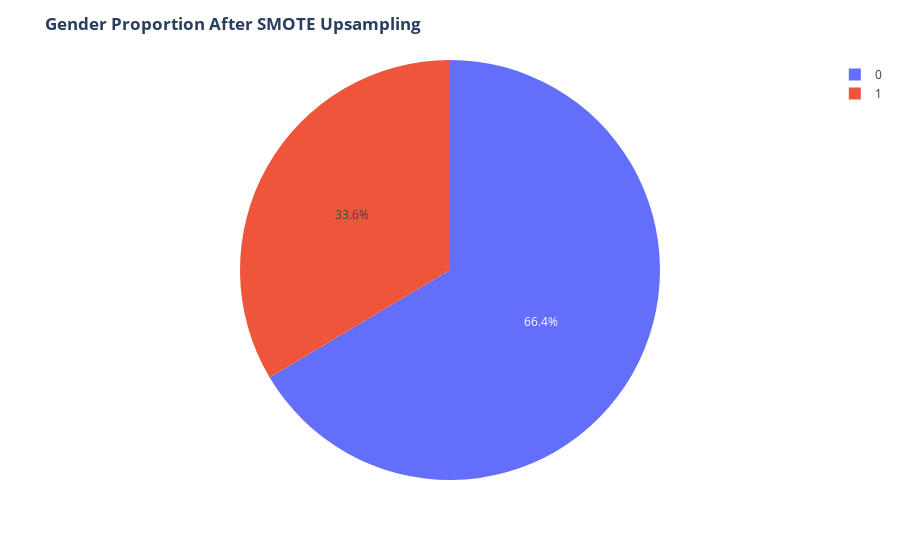

This figure's notebook cell:
### Code cell
fig = ex.pie(upsampled_df[upsampled_df['Stroke']==1],names='gender')
fig.update_layout(title='<b>Gender Proportion After SMOTE Upsampling<b>')
fig.show()

### Figure 1 — Plotly figure (JSON) as saved in the notebook; plotly's stock layout.template omitted (floating-point values rounded to 4 significant figures; data arrays with more than 128 entries replaced by an {"elided": "..."} marker saying what was removed)
{"data": [{"domain": {"x": [0, 1], "y": [0, 1]}, "hovertemplate": "gender=%{label}<extra></extra>", "labels": {"elided": "3901 int values"}, "legendgroup": "", "name": "", "showlegend": true, "type": "pie"}], "layout": {"legend": {"tracegroupgap": 0}, "margin": {"t": 60}, "title": {"text": "<b>Gender Proportion After SMOTE Upsampling<b>"}}}
